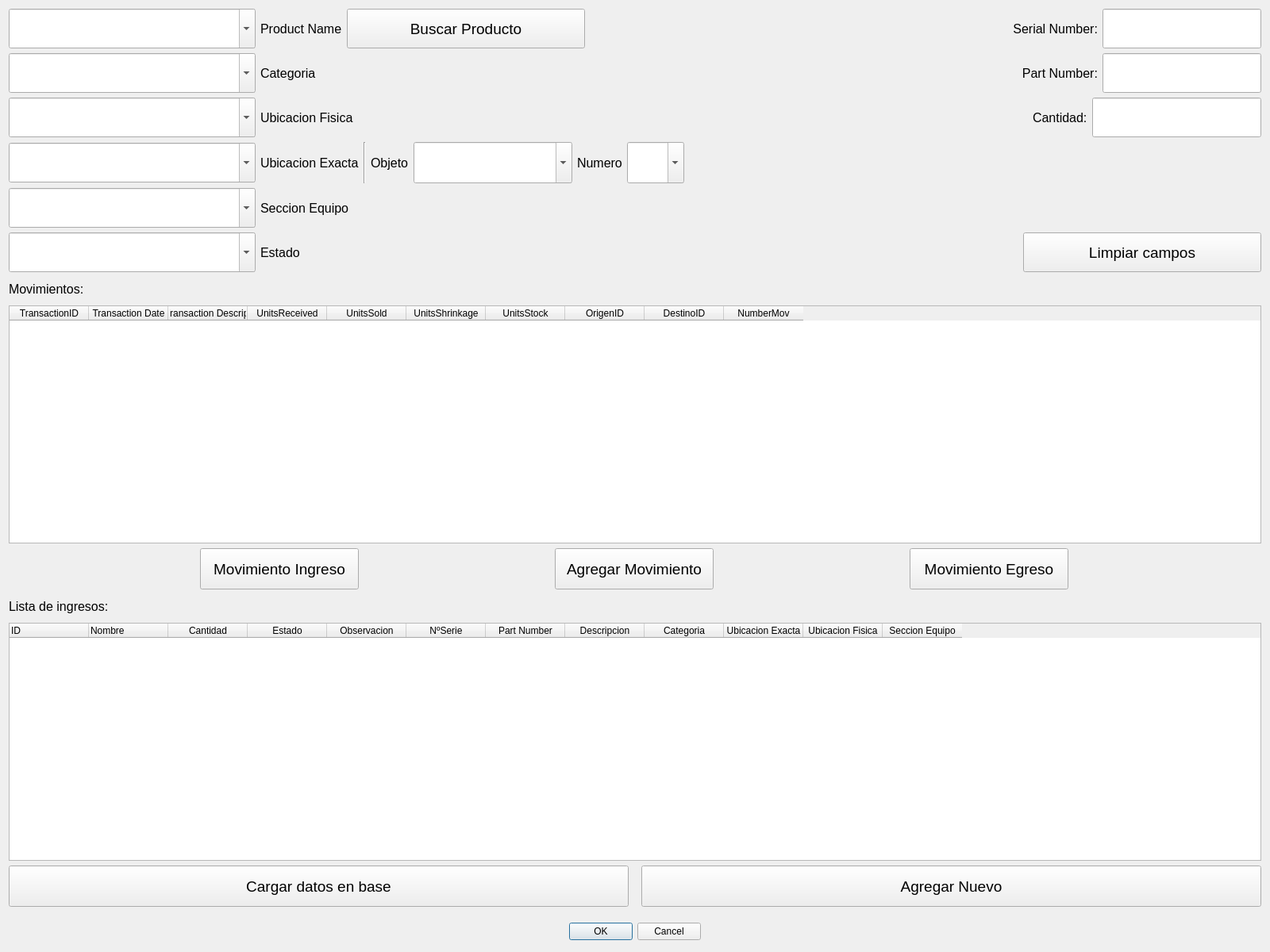
<?xml version="1.0" encoding="UTF-8"?>
<ui version="4.0">
 <class>Form</class>
 <widget class="QWidget" name="Form">
  <property name="geometry">
   <rect>
    <x>0</x>
    <y>0</y>
    <width>1600</width>
    <height>1200</height>
   </rect>
  </property>
  <property name="minimumSize">
   <size>
    <width>1366</width>
    <height>700</height>
   </size>
  </property>
  <property name="maximumSize">
   <size>
    <width>1920</width>
    <height>1200</height>
   </size>
  </property>
  <property name="windowTitle">
   <string>Form</string>
  </property>
  <layout class="QVBoxLayout" name="verticalLayout_2">
   <item>
    <layout class="QVBoxLayout" name="verticalLayout" stretch="0,0,0,0,0,0,0,0,0,0,0,0,0">
     <property name="sizeConstraint">
      <enum>QLayout::SetMaximumSize</enum>
     </property>
     <item>
      <layout class="QHBoxLayout" name="horizontalLayout_3" stretch="0,0,0,0,0,0">
       <property name="sizeConstraint">
        <enum>QLayout::SetDefaultConstraint</enum>
       </property>
       <property name="rightMargin">
        <number>0</number>
       </property>
       <item>
        <widget class="QComboBox" name="comboBox">
         <property name="sizePolicy">
          <sizepolicy hsizetype="Preferred" vsizetype="Minimum">
           <horstretch>0</horstretch>
           <verstretch>0</verstretch>
          </sizepolicy>
         </property>
         <property name="minimumSize">
          <size>
           <width>311</width>
           <height>30</height>
          </size>
         </property>
         <property name="maximumSize">
          <size>
           <width>16777215</width>
           <height>50</height>
          </size>
         </property>
         <property name="editable">
          <bool>true</bool>
         </property>
        </widget>
       </item>
       <item>
        <widget class="QLabel" name="label">
         <property name="sizePolicy">
          <sizepolicy hsizetype="Fixed" vsizetype="Minimum">
           <horstretch>0</horstretch>
           <verstretch>0</verstretch>
          </sizepolicy>
         </property>
         <property name="minimumSize">
          <size>
           <width>100</width>
           <height>15</height>
          </size>
         </property>
         <property name="maximumSize">
          <size>
           <width>16777215</width>
           <height>50</height>
          </size>
         </property>
         <property name="font">
          <font>
           <pointsize>12</pointsize>
          </font>
         </property>
         <property name="text">
          <string>Product Name</string>
         </property>
        </widget>
       </item>
       <item>
        <widget class="QPushButton" name="pushButton_5">
         <property name="sizePolicy">
          <sizepolicy hsizetype="Preferred" vsizetype="Minimum">
           <horstretch>0</horstretch>
           <verstretch>0</verstretch>
          </sizepolicy>
         </property>
         <property name="minimumSize">
          <size>
           <width>300</width>
           <height>30</height>
          </size>
         </property>
         <property name="maximumSize">
          <size>
           <width>16777215</width>
           <height>50</height>
          </size>
         </property>
         <property name="font">
          <font>
           <pointsize>14</pointsize>
          </font>
         </property>
         <property name="text">
          <string>Buscar Producto</string>
         </property>
        </widget>
       </item>
       <item>
        <spacer name="horizontalSpacer_7">
         <property name="orientation">
          <enum>Qt::Horizontal</enum>
         </property>
         <property name="sizeHint" stdset="0">
          <size>
           <width>40</width>
           <height>20</height>
          </size>
         </property>
        </spacer>
       </item>
       <item>
        <widget class="QLabel" name="label_4">
         <property name="sizePolicy">
          <sizepolicy hsizetype="Preferred" vsizetype="Minimum">
           <horstretch>0</horstretch>
           <verstretch>0</verstretch>
          </sizepolicy>
         </property>
         <property name="minimumSize">
          <size>
           <width>100</width>
           <height>30</height>
          </size>
         </property>
         <property name="maximumSize">
          <size>
           <width>16777215</width>
           <height>50</height>
          </size>
         </property>
         <property name="font">
          <font>
           <pointsize>12</pointsize>
          </font>
         </property>
         <property name="text">
          <string>Serial Number:</string>
         </property>
         <property name="alignment">
          <set>Qt::AlignRight|Qt::AlignTrailing|Qt::AlignVCenter</set>
         </property>
        </widget>
       </item>
       <item>
        <widget class="QLineEdit" name="lineEdit">
         <property name="sizePolicy">
          <sizepolicy hsizetype="Preferred" vsizetype="Minimum">
           <horstretch>0</horstretch>
           <verstretch>0</verstretch>
          </sizepolicy>
         </property>
         <property name="minimumSize">
          <size>
           <width>200</width>
           <height>30</height>
          </size>
         </property>
         <property name="maximumSize">
          <size>
           <width>16777215</width>
           <height>50</height>
          </size>
         </property>
         <property name="font">
          <font>
           <weight>50</weight>
           <bold>false</bold>
          </font>
         </property>
        </widget>
       </item>
      </layout>
     </item>
     <item>
      <layout class="QHBoxLayout" name="horizontalLayout_7" stretch="0,10,0,0,0">
       <property name="sizeConstraint">
        <enum>QLayout::SetDefaultConstraint</enum>
       </property>
       <item>
        <widget class="QComboBox" name="comboBox_2">
         <property name="sizePolicy">
          <sizepolicy hsizetype="Preferred" vsizetype="Minimum">
           <horstretch>0</horstretch>
           <verstretch>0</verstretch>
          </sizepolicy>
         </property>
         <property name="minimumSize">
          <size>
           <width>311</width>
           <height>30</height>
          </size>
         </property>
         <property name="maximumSize">
          <size>
           <width>16777215</width>
           <height>50</height>
          </size>
         </property>
         <property name="editable">
          <bool>true</bool>
         </property>
        </widget>
       </item>
       <item>
        <widget class="QLabel" name="label_3">
         <property name="enabled">
          <bool>true</bool>
         </property>
         <property name="sizePolicy">
          <sizepolicy hsizetype="Fixed" vsizetype="Minimum">
           <horstretch>0</horstretch>
           <verstretch>0</verstretch>
          </sizepolicy>
         </property>
         <property name="minimumSize">
          <size>
           <width>100</width>
           <height>30</height>
          </size>
         </property>
         <property name="maximumSize">
          <size>
           <width>16777215</width>
           <height>50</height>
          </size>
         </property>
         <property name="font">
          <font>
           <pointsize>12</pointsize>
          </font>
         </property>
         <property name="text">
          <string>Categoria</string>
         </property>
        </widget>
       </item>
       <item>
        <spacer name="horizontalSpacer_6">
         <property name="orientation">
          <enum>Qt::Horizontal</enum>
         </property>
         <property name="sizeType">
          <enum>QSizePolicy::Expanding</enum>
         </property>
         <property name="sizeHint" stdset="0">
          <size>
           <width>10</width>
           <height>20</height>
          </size>
         </property>
        </spacer>
       </item>
       <item>
        <widget class="QLabel" name="label_5">
         <property name="sizePolicy">
          <sizepolicy hsizetype="Preferred" vsizetype="Minimum">
           <horstretch>0</horstretch>
           <verstretch>0</verstretch>
          </sizepolicy>
         </property>
         <property name="minimumSize">
          <size>
           <width>100</width>
           <height>30</height>
          </size>
         </property>
         <property name="maximumSize">
          <size>
           <width>16777215</width>
           <height>50</height>
          </size>
         </property>
         <property name="font">
          <font>
           <pointsize>12</pointsize>
          </font>
         </property>
         <property name="text">
          <string>Part Number:</string>
         </property>
         <property name="alignment">
          <set>Qt::AlignRight|Qt::AlignTrailing|Qt::AlignVCenter</set>
         </property>
        </widget>
       </item>
       <item>
        <widget class="QLineEdit" name="lineEdit_2">
         <property name="sizePolicy">
          <sizepolicy hsizetype="Preferred" vsizetype="Minimum">
           <horstretch>0</horstretch>
           <verstretch>0</verstretch>
          </sizepolicy>
         </property>
         <property name="minimumSize">
          <size>
           <width>200</width>
           <height>30</height>
          </size>
         </property>
         <property name="maximumSize">
          <size>
           <width>16777215</width>
           <height>50</height>
          </size>
         </property>
         <property name="font">
          <font>
           <weight>50</weight>
           <bold>false</bold>
          </font>
         </property>
        </widget>
       </item>
      </layout>
     </item>
     <item>
      <layout class="QHBoxLayout" name="horizontalLayout" stretch="0,0,0,0,0">
       <item>
        <widget class="QComboBox" name="comboBox_3">
         <property name="sizePolicy">
          <sizepolicy hsizetype="Minimum" vsizetype="Minimum">
           <horstretch>0</horstretch>
           <verstretch>0</verstretch>
          </sizepolicy>
         </property>
         <property name="minimumSize">
          <size>
           <width>311</width>
           <height>30</height>
          </size>
         </property>
         <property name="maximumSize">
          <size>
           <width>16777215</width>
           <height>50</height>
          </size>
         </property>
         <property name="editable">
          <bool>true</bool>
         </property>
        </widget>
       </item>
       <item>
        <widget class="QLabel" name="label_2">
         <property name="sizePolicy">
          <sizepolicy hsizetype="Fixed" vsizetype="Minimum">
           <horstretch>0</horstretch>
           <verstretch>0</verstretch>
          </sizepolicy>
         </property>
         <property name="minimumSize">
          <size>
           <width>100</width>
           <height>30</height>
          </size>
         </property>
         <property name="maximumSize">
          <size>
           <width>16777215</width>
           <height>50</height>
          </size>
         </property>
         <property name="font">
          <font>
           <pointsize>12</pointsize>
          </font>
         </property>
         <property name="text">
          <string>Ubicacion Fisica</string>
         </property>
         <property name="alignment">
          <set>Qt::AlignLeading|Qt::AlignLeft|Qt::AlignVCenter</set>
         </property>
        </widget>
       </item>
       <item>
        <spacer name="horizontalSpacer_2">
         <property name="orientation">
          <enum>Qt::Horizontal</enum>
         </property>
         <property name="sizeType">
          <enum>QSizePolicy::Expanding</enum>
         </property>
         <property name="sizeHint" stdset="0">
          <size>
           <width>850</width>
           <height>20</height>
          </size>
         </property>
        </spacer>
       </item>
       <item>
        <widget class="QLabel" name="label_9">
         <property name="sizePolicy">
          <sizepolicy hsizetype="Preferred" vsizetype="Minimum">
           <horstretch>0</horstretch>
           <verstretch>0</verstretch>
          </sizepolicy>
         </property>
         <property name="minimumSize">
          <size>
           <width>0</width>
           <height>30</height>
          </size>
         </property>
         <property name="maximumSize">
          <size>
           <width>16777215</width>
           <height>50</height>
          </size>
         </property>
         <property name="font">
          <font>
           <pointsize>12</pointsize>
          </font>
         </property>
         <property name="text">
          <string>Cantidad:</string>
         </property>
        </widget>
       </item>
       <item>
        <widget class="QLineEdit" name="lineEdit_3">
         <property name="sizePolicy">
          <sizepolicy hsizetype="Expanding" vsizetype="Minimum">
           <horstretch>0</horstretch>
           <verstretch>0</verstretch>
          </sizepolicy>
         </property>
         <property name="minimumSize">
          <size>
           <width>200</width>
           <height>30</height>
          </size>
         </property>
         <property name="maximumSize">
          <size>
           <width>16777215</width>
           <height>50</height>
          </size>
         </property>
         <property name="font">
          <font>
           <pointsize>12</pointsize>
          </font>
         </property>
        </widget>
       </item>
      </layout>
     </item>
     <item>
      <layout class="QHBoxLayout" name="horizontalLayout_5">
       <item>
        <widget class="QComboBox" name="comboBox_4">
         <property name="sizePolicy">
          <sizepolicy hsizetype="Minimum" vsizetype="Minimum">
           <horstretch>0</horstretch>
           <verstretch>0</verstretch>
          </sizepolicy>
         </property>
         <property name="minimumSize">
          <size>
           <width>311</width>
           <height>30</height>
          </size>
         </property>
         <property name="maximumSize">
          <size>
           <width>16777215</width>
           <height>50</height>
          </size>
         </property>
         <property name="editable">
          <bool>true</bool>
         </property>
        </widget>
       </item>
       <item>
        <widget class="QLabel" name="label_6">
         <property name="sizePolicy">
          <sizepolicy hsizetype="Fixed" vsizetype="Minimum">
           <horstretch>0</horstretch>
           <verstretch>0</verstretch>
          </sizepolicy>
         </property>
         <property name="minimumSize">
          <size>
           <width>100</width>
           <height>30</height>
          </size>
         </property>
         <property name="maximumSize">
          <size>
           <width>16777215</width>
           <height>50</height>
          </size>
         </property>
         <property name="font">
          <font>
           <pointsize>12</pointsize>
          </font>
         </property>
         <property name="text">
          <string>Ubicacion Exacta</string>
         </property>
         <property name="alignment">
          <set>Qt::AlignLeading|Qt::AlignLeft|Qt::AlignVCenter</set>
         </property>
        </widget>
       </item>
       <item>
        <widget class="Line" name="line">
         <property name="orientation">
          <enum>Qt::Vertical</enum>
         </property>
        </widget>
       </item>
       <item>
        <widget class="QLabel" name="label_10">
         <property name="font">
          <font>
           <pointsize>12</pointsize>
          </font>
         </property>
         <property name="text">
          <string>Objeto</string>
         </property>
        </widget>
       </item>
       <item>
        <widget class="QComboBox" name="comboBox_7">
         <property name="sizePolicy">
          <sizepolicy hsizetype="Minimum" vsizetype="Minimum">
           <horstretch>0</horstretch>
           <verstretch>0</verstretch>
          </sizepolicy>
         </property>
         <property name="minimumSize">
          <size>
           <width>200</width>
           <height>0</height>
          </size>
         </property>
         <property name="editable">
          <bool>true</bool>
         </property>
        </widget>
       </item>
       <item>
        <widget class="QLabel" name="label_11">
         <property name="font">
          <font>
           <pointsize>12</pointsize>
          </font>
         </property>
         <property name="text">
          <string>Numero</string>
         </property>
        </widget>
       </item>
       <item>
        <widget class="QComboBox" name="comboBox_8">
         <property name="sizePolicy">
          <sizepolicy hsizetype="Minimum" vsizetype="Minimum">
           <horstretch>0</horstretch>
           <verstretch>0</verstretch>
          </sizepolicy>
         </property>
         <property name="editable">
          <bool>true</bool>
         </property>
        </widget>
       </item>
       <item>
        <spacer name="horizontalSpacer_3">
         <property name="orientation">
          <enum>Qt::Horizontal</enum>
         </property>
         <property name="sizeType">
          <enum>QSizePolicy::MinimumExpanding</enum>
         </property>
         <property name="sizeHint" stdset="0">
          <size>
           <width>0</width>
           <height>20</height>
          </size>
         </property>
        </spacer>
       </item>
      </layout>
     </item>
     <item>
      <layout class="QHBoxLayout" name="horizontalLayout_10">
       <item>
        <widget class="QComboBox" name="comboBox_5">
         <property name="sizePolicy">
          <sizepolicy hsizetype="Minimum" vsizetype="Minimum">
           <horstretch>0</horstretch>
           <verstretch>0</verstretch>
          </sizepolicy>
         </property>
         <property name="minimumSize">
          <size>
           <width>311</width>
           <height>30</height>
          </size>
         </property>
         <property name="maximumSize">
          <size>
           <width>16777215</width>
           <height>50</height>
          </size>
         </property>
         <property name="editable">
          <bool>true</bool>
         </property>
        </widget>
       </item>
       <item>
        <widget class="QLabel" name="label_12">
         <property name="sizePolicy">
          <sizepolicy hsizetype="Fixed" vsizetype="Minimum">
           <horstretch>0</horstretch>
           <verstretch>0</verstretch>
          </sizepolicy>
         </property>
         <property name="minimumSize">
          <size>
           <width>100</width>
           <height>30</height>
          </size>
         </property>
         <property name="maximumSize">
          <size>
           <width>16777215</width>
           <height>50</height>
          </size>
         </property>
         <property name="font">
          <font>
           <pointsize>12</pointsize>
          </font>
         </property>
         <property name="text">
          <string>Seccion Equipo</string>
         </property>
         <property name="alignment">
          <set>Qt::AlignLeading|Qt::AlignLeft|Qt::AlignVCenter</set>
         </property>
        </widget>
       </item>
       <item>
        <spacer name="horizontalSpacer_4">
         <property name="orientation">
          <enum>Qt::Horizontal</enum>
         </property>
         <property name="sizeType">
          <enum>QSizePolicy::Expanding</enum>
         </property>
         <property name="sizeHint" stdset="0">
          <size>
           <width>900</width>
           <height>20</height>
          </size>
         </property>
        </spacer>
       </item>
      </layout>
     </item>
     <item>
      <layout class="QHBoxLayout" name="horizontalLayout_11">
       <item>
        <widget class="QComboBox" name="comboBox_6">
         <property name="sizePolicy">
          <sizepolicy hsizetype="Minimum" vsizetype="Minimum">
           <horstretch>0</horstretch>
           <verstretch>0</verstretch>
          </sizepolicy>
         </property>
         <property name="minimumSize">
          <size>
           <width>311</width>
           <height>30</height>
          </size>
         </property>
         <property name="maximumSize">
          <size>
           <width>16777215</width>
           <height>50</height>
          </size>
         </property>
         <property name="editable">
          <bool>true</bool>
         </property>
        </widget>
       </item>
       <item>
        <widget class="QLabel" name="label_13">
         <property name="sizePolicy">
          <sizepolicy hsizetype="Fixed" vsizetype="Minimum">
           <horstretch>0</horstretch>
           <verstretch>0</verstretch>
          </sizepolicy>
         </property>
         <property name="minimumSize">
          <size>
           <width>100</width>
           <height>30</height>
          </size>
         </property>
         <property name="maximumSize">
          <size>
           <width>16777215</width>
           <height>30</height>
          </size>
         </property>
         <property name="font">
          <font>
           <pointsize>12</pointsize>
          </font>
         </property>
         <property name="text">
          <string>Estado</string>
         </property>
         <property name="alignment">
          <set>Qt::AlignLeading|Qt::AlignLeft|Qt::AlignVCenter</set>
         </property>
        </widget>
       </item>
       <item>
        <spacer name="horizontalSpacer_5">
         <property name="orientation">
          <enum>Qt::Horizontal</enum>
         </property>
         <property name="sizeType">
          <enum>QSizePolicy::Expanding</enum>
         </property>
         <property name="sizeHint" stdset="0">
          <size>
           <width>900</width>
           <height>20</height>
          </size>
         </property>
        </spacer>
       </item>
       <item>
        <widget class="QPushButton" name="pushButton_4">
         <property name="sizePolicy">
          <sizepolicy hsizetype="Preferred" vsizetype="Minimum">
           <horstretch>0</horstretch>
           <verstretch>0</verstretch>
          </sizepolicy>
         </property>
         <property name="minimumSize">
          <size>
           <width>300</width>
           <height>30</height>
          </size>
         </property>
         <property name="maximumSize">
          <size>
           <width>16777215</width>
           <height>50</height>
          </size>
         </property>
         <property name="font">
          <font>
           <pointsize>14</pointsize>
          </font>
         </property>
         <property name="text">
          <string>Limpiar campos</string>
         </property>
        </widget>
       </item>
      </layout>
     </item>
     <item>
      <widget class="QLabel" name="label_8">
       <property name="sizePolicy">
        <sizepolicy hsizetype="Preferred" vsizetype="Minimum">
         <horstretch>0</horstretch>
         <verstretch>0</verstretch>
        </sizepolicy>
       </property>
       <property name="minimumSize">
        <size>
         <width>0</width>
         <height>15</height>
        </size>
       </property>
       <property name="maximumSize">
        <size>
         <width>16777215</width>
         <height>30</height>
        </size>
       </property>
       <property name="font">
        <font>
         <pointsize>12</pointsize>
        </font>
       </property>
       <property name="text">
        <string>Movimientos:</string>
       </property>
      </widget>
     </item>
     <item>
      <widget class="QTableWidget" name="tableWidget_2">
       <property name="sizePolicy">
        <sizepolicy hsizetype="Expanding" vsizetype="Expanding">
         <horstretch>0</horstretch>
         <verstretch>0</verstretch>
        </sizepolicy>
       </property>
       <property name="minimumSize">
        <size>
         <width>0</width>
         <height>100</height>
        </size>
       </property>
       <property name="maximumSize">
        <size>
         <width>16777215</width>
         <height>300</height>
        </size>
       </property>
       <column>
        <property name="text">
         <string>TransactionID</string>
        </property>
       </column>
       <column>
        <property name="text">
         <string>Transaction Date</string>
        </property>
       </column>
       <column>
        <property name="text">
         <string>Transaction Descript</string>
        </property>
       </column>
       <column>
        <property name="text">
         <string>UnitsReceived</string>
        </property>
       </column>
       <column>
        <property name="text">
         <string>UnitsSold</string>
        </property>
       </column>
       <column>
        <property name="text">
         <string>UnitsShrinkage</string>
        </property>
       </column>
       <column>
        <property name="text">
         <string>UnitsStock</string>
        </property>
       </column>
       <column>
        <property name="text">
         <string>OrigenID</string>
        </property>
       </column>
       <column>
        <property name="text">
         <string>DestinoID</string>
        </property>
       </column>
       <column>
        <property name="text">
         <string>NumberMov</string>
        </property>
       </column>
      </widget>
     </item>
     <item>
      <layout class="QHBoxLayout" name="horizontalLayout_8">
       <item>
        <widget class="QPushButton" name="pushButton_8">
         <property name="sizePolicy">
          <sizepolicy hsizetype="Fixed" vsizetype="Preferred">
           <horstretch>0</horstretch>
           <verstretch>0</verstretch>
          </sizepolicy>
         </property>
         <property name="minimumSize">
          <size>
           <width>200</width>
           <height>40</height>
          </size>
         </property>
         <property name="maximumSize">
          <size>
           <width>16777215</width>
           <height>70</height>
          </size>
         </property>
         <property name="font">
          <font>
           <pointsize>14</pointsize>
          </font>
         </property>
         <property name="text">
          <string>Movimiento Ingreso</string>
         </property>
        </widget>
       </item>
       <item>
        <widget class="QPushButton" name="pushButton_6">
         <property name="sizePolicy">
          <sizepolicy hsizetype="Fixed" vsizetype="Preferred">
           <horstretch>0</horstretch>
           <verstretch>0</verstretch>
          </sizepolicy>
         </property>
         <property name="minimumSize">
          <size>
           <width>200</width>
           <height>40</height>
          </size>
         </property>
         <property name="maximumSize">
          <size>
           <width>16777215</width>
           <height>70</height>
          </size>
         </property>
         <property name="font">
          <font>
           <pointsize>14</pointsize>
          </font>
         </property>
         <property name="text">
          <string>Agregar Movimiento</string>
         </property>
        </widget>
       </item>
       <item>
        <widget class="QPushButton" name="pushButton_7">
         <property name="sizePolicy">
          <sizepolicy hsizetype="Fixed" vsizetype="Preferred">
           <horstretch>0</horstretch>
           <verstretch>0</verstretch>
          </sizepolicy>
         </property>
         <property name="minimumSize">
          <size>
           <width>200</width>
           <height>40</height>
          </size>
         </property>
         <property name="maximumSize">
          <size>
           <width>16777215</width>
           <height>70</height>
          </size>
         </property>
         <property name="font">
          <font>
           <pointsize>14</pointsize>
          </font>
         </property>
         <property name="text">
          <string>Movimiento Egreso</string>
         </property>
        </widget>
       </item>
      </layout>
     </item>
     <item>
      <widget class="QLabel" name="label_7">
       <property name="minimumSize">
        <size>
         <width>0</width>
         <height>15</height>
        </size>
       </property>
       <property name="maximumSize">
        <size>
         <width>16777215</width>
         <height>30</height>
        </size>
       </property>
       <property name="font">
        <font>
         <pointsize>12</pointsize>
        </font>
       </property>
       <property name="text">
        <string>Lista de ingresos:</string>
       </property>
      </widget>
     </item>
     <item>
      <widget class="QTableWidget" name="tableWidget">
       <property name="sizePolicy">
        <sizepolicy hsizetype="Expanding" vsizetype="Expanding">
         <horstretch>0</horstretch>
         <verstretch>0</verstretch>
        </sizepolicy>
       </property>
       <property name="minimumSize">
        <size>
         <width>0</width>
         <height>150</height>
        </size>
       </property>
       <property name="maximumSize">
        <size>
         <width>16777215</width>
         <height>300</height>
        </size>
       </property>
       <property name="contextMenuPolicy">
        <enum>Qt::CustomContextMenu</enum>
       </property>
       <property name="sizeAdjustPolicy">
        <enum>QAbstractScrollArea::AdjustToContents</enum>
       </property>
       <property name="columnCount">
        <number>12</number>
       </property>
       <attribute name="horizontalHeaderVisible">
        <bool>true</bool>
       </attribute>
       <attribute name="verticalHeaderVisible">
        <bool>true</bool>
       </attribute>
       <attribute name="verticalHeaderDefaultSectionSize">
        <number>30</number>
       </attribute>
       <attribute name="verticalHeaderMinimumSectionSize">
        <number>23</number>
       </attribute>
       <column>
        <property name="text">
         <string>ID</string>
        </property>
        <property name="textAlignment">
         <set>AlignLeading|AlignVCenter</set>
        </property>
       </column>
       <column>
        <property name="text">
         <string>Nombre</string>
        </property>
        <property name="textAlignment">
         <set>AlignJustify|AlignVCenter</set>
        </property>
       </column>
       <column>
        <property name="text">
         <string>Cantidad</string>
        </property>
       </column>
       <column>
        <property name="text">
         <string>Estado</string>
        </property>
       </column>
       <column>
        <property name="text">
         <string>Observacion</string>
        </property>
       </column>
       <column>
        <property name="text">
         <string>NºSerie</string>
        </property>
       </column>
       <column>
        <property name="text">
         <string>Part Number</string>
        </property>
       </column>
       <column>
        <property name="text">
         <string>Descripcion</string>
        </property>
       </column>
       <column>
        <property name="text">
         <string>Categoria</string>
        </property>
       </column>
       <column>
        <property name="text">
         <string>Ubicacion Exacta</string>
        </property>
       </column>
       <column>
        <property name="text">
         <string>Ubicacion Fisica</string>
        </property>
       </column>
       <column>
        <property name="text">
         <string>Seccion Equipo</string>
        </property>
       </column>
      </widget>
     </item>
     <item>
      <layout class="QHBoxLayout" name="horizontalLayout_2">
       <item>
        <widget class="QPushButton" name="pushButton">
         <property name="sizePolicy">
          <sizepolicy hsizetype="Preferred" vsizetype="Preferred">
           <horstretch>0</horstretch>
           <verstretch>0</verstretch>
          </sizepolicy>
         </property>
         <property name="minimumSize">
          <size>
           <width>0</width>
           <height>40</height>
          </size>
         </property>
         <property name="maximumSize">
          <size>
           <width>16777215</width>
           <height>70</height>
          </size>
         </property>
         <property name="font">
          <font>
           <pointsize>14</pointsize>
          </font>
         </property>
         <property name="text">
          <string>Cargar datos en base</string>
         </property>
        </widget>
       </item>
       <item>
        <spacer name="horizontalSpacer">
         <property name="orientation">
          <enum>Qt::Horizontal</enum>
         </property>
         <property name="sizeType">
          <enum>QSizePolicy::Preferred</enum>
         </property>
         <property name="sizeHint" stdset="0">
          <size>
           <width>10</width>
           <height>1</height>
          </size>
         </property>
        </spacer>
       </item>
       <item>
        <widget class="QPushButton" name="pushButton_2">
         <property name="sizePolicy">
          <sizepolicy hsizetype="Preferred" vsizetype="Preferred">
           <horstretch>0</horstretch>
           <verstretch>0</verstretch>
          </sizepolicy>
         </property>
         <property name="minimumSize">
          <size>
           <width>0</width>
           <height>40</height>
          </size>
         </property>
         <property name="maximumSize">
          <size>
           <width>16777215</width>
           <height>70</height>
          </size>
         </property>
         <property name="font">
          <font>
           <pointsize>14</pointsize>
          </font>
         </property>
         <property name="text">
          <string>Agregar Nuevo</string>
         </property>
        </widget>
       </item>
      </layout>
     </item>
     <item>
      <widget class="QDialogButtonBox" name="buttonBox">
       <property name="sizePolicy">
        <sizepolicy hsizetype="Expanding" vsizetype="Minimum">
         <horstretch>0</horstretch>
         <verstretch>0</verstretch>
        </sizepolicy>
       </property>
       <property name="minimumSize">
        <size>
         <width>0</width>
         <height>40</height>
        </size>
       </property>
       <property name="maximumSize">
        <size>
         <width>16777215</width>
         <height>30</height>
        </size>
       </property>
       <property name="orientation">
        <enum>Qt::Horizontal</enum>
       </property>
       <property name="standardButtons">
        <set>QDialogButtonBox::Cancel|QDialogButtonBox::Ok</set>
       </property>
       <property name="centerButtons">
        <bool>true</bool>
       </property>
      </widget>
     </item>
    </layout>
   </item>
  </layout>
 </widget>
 <resources/>
 <connections>
  <connection>
   <sender>tableWidget</sender>
   <signal>customContextMenuRequested(QPoint)</signal>
   <receiver>Form</receiver>
   <slot>update()</slot>
   <hints>
    <hint type="sourcelabel">
     <x>600</x>
     <y>289</y>
    </hint>
    <hint type="destinationlabel">
     <x>594</x>
     <y>275</y>
    </hint>
   </hints>
  </connection>
 </connections>
</ui>
